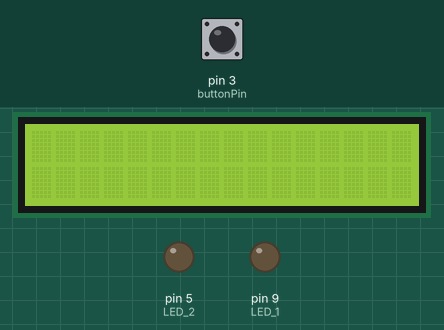
This sketch was run on a simulated Arduino Uno, built with avr-gcc and run on an emulated ATmega328P. Parts: 16×2 character LCD, output pins drawn as LEDs (lit = HIGH). Dashed ring = blinking. The inputs (shaded band) are chosen by the test bench; at power-on: pin 3 (buttonPin) HIGH. No radio packets arrive unless stated; what the sketch prints to the serial monitor is not drawn.

Above: at 1.2 s.
1.3 s: pin 3 (buttonPin) pulled LOW for 0.15 s
At 4.1 s:
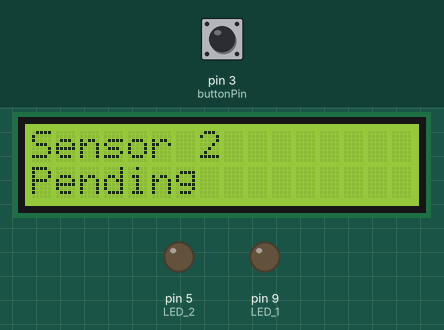
4.4 s: pin 3 (buttonPin) pulled LOW for 1 s
At 6.0 s:
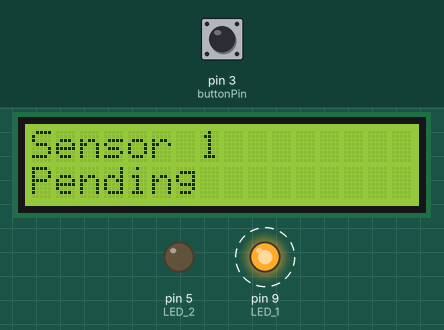
8.4 s: pin 3 (buttonPin) pulled LOW for 3.2 s
At 16.7 s:
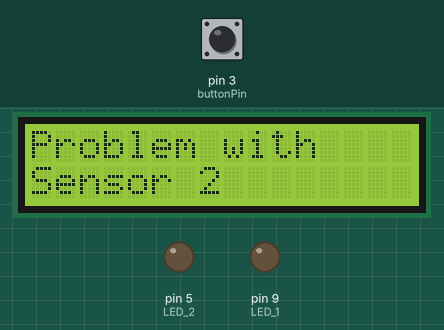
Timing chart, 0 to 18.2 s (numbered marks = the images above; inputs shaded):
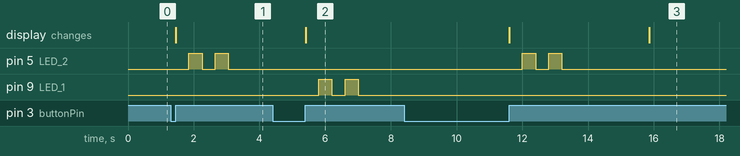

The sketch:

Systems_Integration_Reciever.ino
```cpp
/*
 * Receiver Central Node Firmware for Request Protocol
 *
 * Requests moisture data from sensors sequentially, and displays the data when request is fulfilled.
 * If the request receives no reply, then the probe it asked for requires maintence.
*/

//This basic integration simply displays and updates the values of one of transmitter values
#include <LiquidCrystal.h>
#include <SPI.h>
#include <nRF24L01.h>
#include <RF24.h>

RF24 radio(7, 8); // CE, CSN

//Pipe addresses
const uint64_t sensor_receieve_1 = 0xF0F0F0F0AA;
const uint64_t sensor_receieve_2 = 0xF0F0F0F066;
const uint64_t sensor_request = 0xF0F0F0F0F0;

//Array of pipe/sensor labels that receiever will call for
uint16_t request[] = {1,2};
const int numProbes = 2;

//How long to wait for a reply
unsigned long wait_time = 5000;
unsigned long buffer_time = 250;
//Placeholder to check which probe is answering its request
uint8_t payload_pipe = 0;

//Datapacket structure
struct data_packet {
  uint16_t moistureValue;
  uint16_t sensorNum;
};
//Initialise
data_packet transmitted_data;

const int rs = 2, en = 4, d4 = 10, d5 = 11, d6 = 12, d7 = 13;
LiquidCrystal lcd(rs, en, d4, d5, d6, d7);
const int buttonPin = 3;
int button_num = 0;

const int LED_1 = 9;
const int LED_2 = 5;
int LED_all[] = {LED_1, LED_2};
const int moist_threshold = 300;
long counter = 0;
long max_count = 400001;

void buttonInterrupt () { //Interrupt function that listens for the rising of the button
  if(button_num == (numProbes -1)) {
    button_num = 0;
  } else {
    button_num += 1;
  }

  lcd.clear();
  lcd.setCursor(0, 0);
  lcd.print("Sensor " + String(button_num + 1));
  lcd.setCursor(0, 1);
  lcd.print("Pending");

  while (counter < max_count){
  counter++;                 // will increment counter by 1
  if (counter == 100000)     // Check if counter value reach to 100000
  {
    digitalWrite(LED_all[button_num], HIGH); // turn LED ON by writing HIGH (Sending 5v to pin 13)
  }
  else if (counter == 200000) // Check if counter value reach to 200000
  {
    digitalWrite(LED_all[button_num], LOW);  // turn LED OFF by writing LOW (Sending 0v to pin 13)
  }
  //Code is non blocking you can add your loop code after this
  else if (counter == 300000) // Check if counter value reach to 200000
  {
    digitalWrite(LED_all[button_num], HIGH);  // turn LED OFF by writing LOW (Sending 0v to pin 13)
  }
  else if (counter == 400000) // Check if counter value reach to 200000
  {
    digitalWrite(LED_all[button_num], LOW);  // turn LED OFF by writing LOW (Sending 0v to pin 13)
  }
  }
  counter = 0;
}

void setup() {
  lcd.begin(16, 2);
  Serial.begin(9600);
  radio.begin();
  radio.openReadingPipe(1,sensor_receieve_1); //Sensor 1
  radio.openReadingPipe(2,sensor_receieve_2); //Sensor 2
  radio.openWritingPipe(sensor_request); //Pipe for requests
  radio.setPALevel(RF24_PA_MIN);
  radio.setDataRate(RF24_250KBPS);
  pinMode(buttonPin, INPUT_PULLUP);
  attachInterrupt(digitalPinToInterrupt(buttonPin), buttonInterrupt, RISING);

  pinMode(LED_1, OUTPUT);
  pinMode(LED_2, OUTPUT);
}

void loop() {
  delay(2000); //Time in between updates from probes

  //Call for the probes one by one
  for(int i = 0; i < numProbes; i++){
    delay(2000);
    payload_pipe = 0;
    radio.flush_rx(); //Flush the RX buffer so old values dont get read

    //Sending a request
    radio.stopListening();

    unsigned long start = millis(); //Start a timer to begin waiting for a response
    while(millis()-start < buffer_time){
      radio.write(&request[i], sizeof(request)); //Send a request to ith probe
    }
    Serial.print("Request to sensor "); Serial.print(request[i]); Serial.println(" sent.");

    //Listening for a response
    radio.startListening();

    start = millis(); //Start a timer to begin waiting for a response
    //Continue checking if bytes have arrived from the correct probe, if they arent arriving then break when wait_time ms has elapsed
    while((millis() - start) < wait_time && payload_pipe != request[i]) {
      //radio.flush_rx();
      radio.available(&payload_pipe);
    }

    //If the loop was broken due to exceeding the wait time, then give up on the call.
    if((millis()-start) >= wait_time){
      // Serial.println(payload_pipe);
      Serial.println("No response was heard.");
      if(button_num == i) {
        lcd.clear();
        lcd.print("Problem with");
        lcd.setCursor(0, 1);
        lcd.print(String("Sensor ") + String(button_num+1));
        delay(1000);
      }
      //Jump to next probe.
      continue;
    }

    //If a packet has arrived from the correct probe, read the data to transmitted_data
    radio.read(&transmitted_data, sizeof(transmitted_data));
    //Another check to see if it has received data from the correct probe. Display results if so.
    if(transmitted_data.sensorNum == request[i]){
      Serial.print("Request to sensor "); Serial.print(request[i]); Serial.println(" was successful.");\
      Serial.print("Sensor: "); Serial.print(transmitted_data.sensorNum); Serial.print(" | Moisture Value: "); Serial.println(transmitted_data.moistureValue);
      //This allows for printing to the LCD display if there is no value recieved from the LCD screen
      if(transmitted_data.moistureValue < moist_threshold){
        digitalWrite(LED_all[transmitted_data.sensorNum - 1], HIGH); // If moisture level is below the threshold, turn the light on
      }
      else{
        digitalWrite(LED_all[transmitted_data.sensorNum - 1], LOW); // If the moisture level is above the threshold, turn off the light
      }

      if(button_num == i) {
        lcd.clear();
        lcd.setCursor(0, 0);
        lcd.print(String("Sensor ") + String(button_num+1) + String(":"));
        lcd.setCursor(0, 1);
        lcd.print(String(((transmitted_data.moistureValue)/1023.0)*100.0) + String("%"));
        if(511.5 > transmitted_data.moistureValue) {
          lcd.setCursor(8, 0);
          lcd.print(String(((511.5 - transmitted_data.moistureValue)/0.179)) + String("mL"));
          lcd.setCursor(8, 1);
          lcd.print("DRY");
        } else {
          lcd.print("DAMP");
        }
      }

      delay(1000);
    }
    else{
      Serial.print("Request to sensor "); Serial.print(request[i]); Serial.println(" was unsuccessful.");
      delay(1000);
    }
  }

}
```

Measured:
- after the input at 1.3 s, pin 5 (LED_2): alternates HIGH for 0.40 s and LOW for 0.40 s, 4 changes in all, then stays LOW, starting after 0.55 s; the display: changes after 0.15 s (image 1)
- after the input at 4.4 s, pin 9 (LED_1): alternates HIGH for 0.40 s and LOW for 0.40 s, 4 changes in all, then stays LOW, starting after 1.4 s; the display: changes after 1.0 s (image 2)
- after the input at 8.4 s, pin 5 (LED_2): alternates HIGH for 0.40 s and LOW for 0.40 s, 4 changes in all, then stays LOW, starting after 3.6 s; the display: first changes after 3.2 s (image 3 shows a later state)
